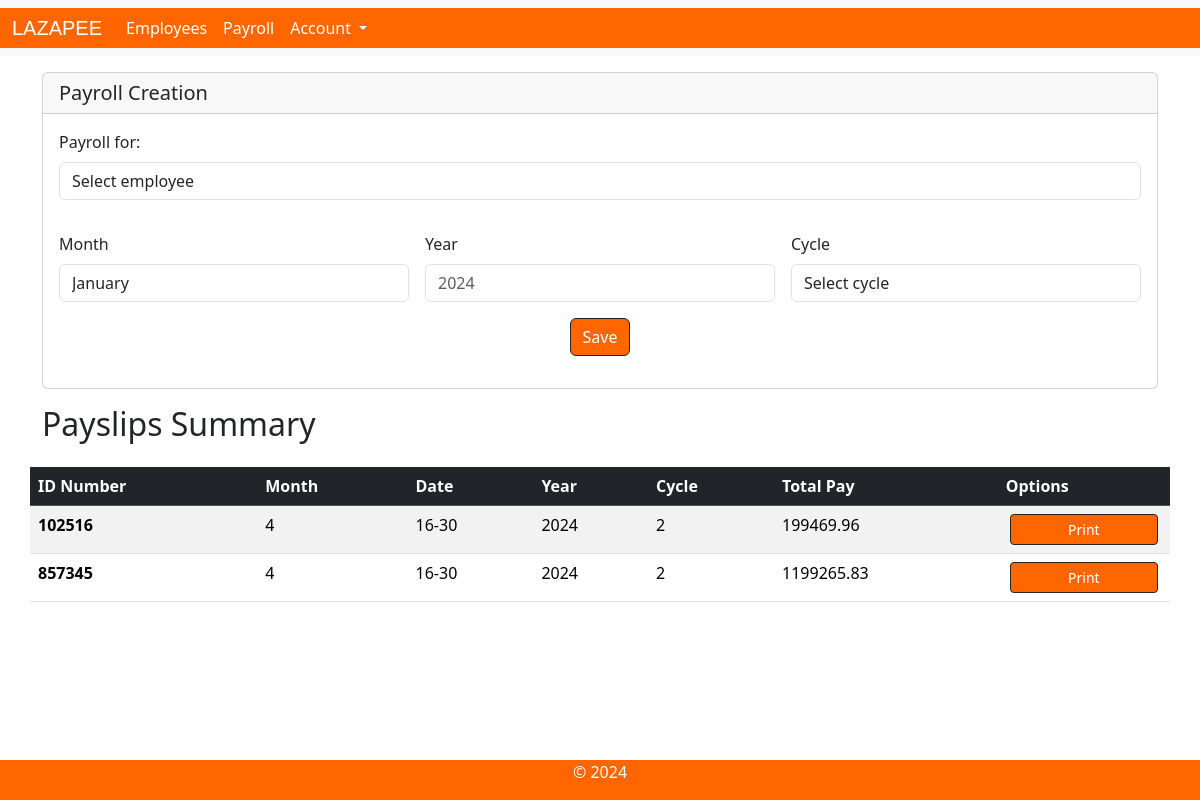
Screenshot of /payroll/ with the database file from the repository.
### payroll_app/models.py (models this page shows, shortened)
class Payslip(models.Model):
    id_number = models.ForeignKey(Employee, on_delete=models.CASCADE)
    month = models.CharField(max_length = 300)
    date_range = models.CharField(max_length = 300)
    year = models.CharField(max_length = 300)
    pay_cycle = models.IntegerField(null=0)
    rate = models.FloatField(null=0)
    earnings_allowance = models.FloatField(null=0)
    deductions_tax = models.FloatField(null=0)
    deductions_health = models.FloatField(null=0)
    pag_ibig = models.FloatField(null=0)
    sss = models.FloatField(null=0)
    overtime = models.FloatField(null=0)
    total_pay = models.FloatField(null=0)
    objects = models.Manager()

class Employee(models.Model):
    name = models.CharField(max_length = 300)
    id_number = models.CharField(max_length = 300)
    rate = models.FloatField(null=0)
    overtime_pay = models.FloatField(null=0)
    allowance = models.FloatField(null=0)
    objects = models.Manager()
    def getID(self):
        return self.id_number

### payroll_app/views.py (the view)
# urls.py: path('payroll/', views.Payroll, name='payroll'),
def Payroll(request):
    global id
    if (request.method == 'POST'):
        employees_id = request.POST.get('employeeid')
        if employees_id == "Select employee":
            messages.error(request, 'Please Select Employee.')
            return redirect('payroll')
        else:
            try:
                if employees_id == 'ALL':
                    list_convert = list(Employee.objects.all().values_list('id_number', flat=True))
                else:
                    list_convert = []
                    list_convert.append(employees_id)
            except Employee.DoesNotExist:
                return redirect('employeelist')
            for i in list_convert:
                month = request.POST.get('month')
                year = request.POST.get('year')
                if year == '':
                    messages.error(request, 'Please Input Year.')
                    return redirect ('payroll')
                else:
                    pass
                cycle = request.POST.get('cycle')
                if cycle == 'Select cycle':
                    messages.error(request, 'Please Select Cycle.')
                    return redirect ('payroll')
                else:
                    cycle = int(cycle)
                emp = get_object_or_404(Employee, id_number=i)
                xid = emp.id_number
                rate = emp.rate
                allowances = emp.allowance
                overtime = emp.overtime_pay
                payslip_list = list(Payslip.objects.filter(id_number=emp))
                for empps in payslip_list:
                    if empps.month == month and empps.year == year and empps.pay_cycle == cycle:
                        messages.error(request, 'Payslip already exists.')
                        return redirect('payroll')
                    else:
                        pass
                if cycle == 1:
                    tax = ((rate/2) + allowances + overtime - 100) * 0.2
                    total = round(((rate/2) + allowances + overtime -100) - tax, 2)
                    payslip = Payslip.objects.create(
                        id_number = emp,
                        month=month,
                        date_range = '1-15',
                        year=year,
                        pay_cycle = cycle,
                        rate=rate,
                        earnings_allowance = allowances,
                        deductions_tax = tax,
                        deductions_health = 0,
                        pag_ibig=100,
                        sss=0,
                        overtime = overtime,
                        total_pay = total
                    )
                    payslip.save()
                    Employee.objects.filter(id_number=xid).update(overtime_pay=0)
                    messages.success(request, "Payslip created successfully.")
                elif cycle == 2:
                    PhilHealth = rate * 0.04
                    SSS = rate * 0.045
                    tax = ((rate/2) + allowances + overtime - PhilHealth - SSS) * 0.2
                    total = round(((rate/2) + allowances + overtime - PhilHealth - SSS) - tax, 2)
                    if month in ["1", "3", "5", "7", "8", "10", "12"]:
                        date_range = "16-31"
                    elif month =="2":
                        date_range = "16-28"
                    else:
                        date_range = "16-30"
                    payslip = Payslip.objects.create(
                        id_number = emp,
                        month=month,
                        date_range = date_range,
                        year=year,
                        pay_cycle = cycle,
                        rate=rate,
                        earnings_allowance = allowances,
                        deductions_tax = round(tax, 2),
                        deductions_health = PhilHealth,
                        pag_ibig=100,
                        sss=SSS, #capital S
                        overtime = overtime,
                        total_pay = total
                    )
                    payslip.save()
                    Employee.objects.filter(id_number=xid).update(overtime_pay=0)
                    messages.success(request, "Payslip created successfully.")
            employees = Employee.objects.all()
            payslips = Payslip.objects.all()
            return render(request, 'LazapeeApp/payroll.html', {'employees': employees, 'payslips': payslips})
    else:
        employees = Employee.objects.all()
        payslips = Payslip.objects.all()
        return render(request, 'LazapeeApp/payroll.html', {'employees': employees, 'payslips': payslips})

### payroll_app/templates/LazapeeApp/payroll.html (shortened to what this page needs)
{% extends 'LazapeeApp/navbar.html' %}
{% load static %}
{% block content %}
<body>
    <div class="container mt-3">
        <div class="card">
            <h5 class="card-header">Payroll Creation</h5>
            <div class="card-body">
                <form method="POST" action="{%url 'payroll' %}">
                    <div class="form-group">
                        <label class="mb-2">Payroll for:</label>
                        <select name="employeeid" id="employeeid" class="form-control" aria-label="Default select example">
                            <option selected>Select employee</option>
                        </select>
                        <div class="row g-3 mt-3">
                            <div class="col-sm">
                                <label class="mb-2">Month</label>
                                <select name="month" id="month" class="form-control" placeholder="Select Month">
                                    <option value="1">January</option>
                                </select>
                            </div>
                            <div class="col-sm">
                                <label class="mb-2">Year</label>
                                <input type="text" name="year" class="form-control" id= "year" placeholder="2024" aria-label="State">
                            </div>
                            <div class="col-sm">
                                <label class="mb-2">Cycle</label>
                                <select name="cycle" class="form-control" id="cycle" aria-label="Default select example">
                                    <option selected>Select cycle</option>
                                </select>
                            </div>
                        </div>
                    </div>
                    <div class="mx-auto text-center mt-3">
                        <button type="submit" href="{%url 'payroll' %}" class="btn btn-dark" style="background-color: #FF6600;">Save</button>
                    </div>
                </form>
            </div>
        </div>
        <div class="row">
            <div class="col-md-10">
                <h2 class="mb-4 mt-3">Payslips Summary</h2>
            </div>
        </div>
        <div class="row pb-xxl-5 ">
            <table class="table table-striped">
                <thead class="table-dark">
                    <tr>
                    <th scope="col">ID Number</th>
                    <th scope="col">Month</th>
                    <th scope="col">Date</th>
                    <th scope="col">Year</th>
                    <th scope="col">Cycle</th>
                    <th scope="col">Total Pay</th>
                    <th scope="col">Options</th>
                    </tr>
                </thead>
                <tbody>
                    {% for p in payslips %}
                    <tr>
                    <th scope="row">{{ p.id_number.getID }}</th>
                    <td>{{p.month}}</td>
                    <td>{{ p.date_range }}</a></td>
                    <td>{{p.year}}</td>
                    <td>{{ p.pay_cycle }}</td>
                    <td>{{ p.total_pay }}</td>
                    <td>
                        <div class="row mx-1">
                        <a href="{% url 'payslip' pk=p.pk %}"  class="btn btn-dark btn-sm btn-secondary" style="background-color: #FF6600;">
                            Print
                        </a>
                        </div>
                    </td>
                    </tr>
                    {% endfor %}
                </tbody>
            </table>
        </div>
    </div>
</body>
{% endblock %}

### payroll_app/templates/LazapeeApp/navbar.html (shortened to what this page needs)
{% extends 'LazapeeApp/base.html' %}
{% load static %}
{% block nav %}
    <div class="container-fluid" style="background-color: #FF6600;">
        <h4 class="navbar-brand mb-0 text-white">LAZAPEE</h4>
        <div class="collapse navbar-collapse" id="navbarNav">
            <ul class="navbar-nav">
                <li class="nav-item">
                    <a class="nav-link mb-0 text-white" href="{% url 'employeelist' %}">Employees</a>
                </li>
                <li class="nav-item">
                    <a class="nav-link mb-0 text-white" href="{% url 'payroll' %}">Payroll</a>
                </li>
                <li class="nav-item dropdown">
                    <a class="nav-link dropdown-toggle mb-0 text-white" href="#" role="button" data-bs-toggle="dropdown" aria-expanded="false">
                        Account
                    </a>
                </li>
            </ul>
        </div>
    </div>
{% endblock %}

### payroll_app/templates/LazapeeApp/base.html (shortened to what this page needs)
{% load static %}
<link rel="stylesheet" href="https://cdnjs.cloudflare.com/ajax/libs/font-awesome/4.7.0/css/font-awesome.min.css">
<html lang="en">
<head>
    <link href="https://cdn.jsdelivr.net/npm/bootstrap@5.3.3/dist/css/bootstrap.min.css" rel="stylesheet">
</head>
<body>
    <div class="col">
        <nav class="navbar navbar-expand-lg bg-body-tertiary" style="background-color: #FF6600;">
            {% block nav %}
            {% endblock %}
        </nav>
    </div>
    <div class="container">
        <div class="row">
            {% block content %}
            {% endblock %}
        </div>
    </div>
    <div class="row fixed-bottom bg-custom" style="background-color: #FF6600;">
        <div class="col-12 text-center">
            <p class="text-center text-white"> &copy; 2024</p>
        </div>
    </div>
</body>
</html>

### payroll_app/templates/LazapeeApp/base.html (style rules this page uses)
h4.navbar-brand.mb-0.text-white { font-family: 'Futura Maxi Pro Demi', sans-serif; }

### rows the page displays
Payslip: id_number.getID "102516", month "4", date_range "16-30", year "2024", pay_cycle "2", total_pay "199469.96"
Payslip: id_number.getID "857345", month "4", date_range "16-30", year "2024", pay_cycle "2", total_pay "1199265.83"
